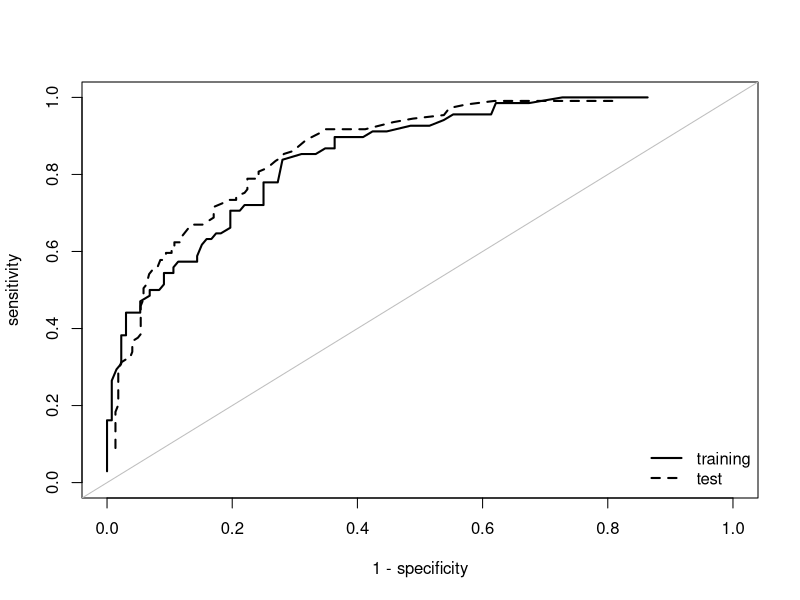

The R script that drew this image:
## ---- chunk 1
knitr::opts_chunk$set(echo = TRUE, message = FALSE, warning = FALSE)
## ---- chunk 2
library(MASS)
fit <- glm(type ~ npreg + glu + bmi + ped + age, family = binomial, data = Pima.tr)
round(summary(fit)$coefficients, 4)
p_tr <- fitted(fit);                               y_tr <- Pima.tr$type == "Yes"
p_te <- predict(fit, Pima.te, type = "response");  y_te <- Pima.te$type == "Yes"
## ---- chunk 3
rates <- function(p, y, cut) {
  yhat <- p >= cut
  c(sens = mean(yhat[y]), spec = mean(!yhat[!y]), acc = mean(yhat == y))
}
rates(p_te, y_te, 0.5)
## ---- chunk 4
cuts <- seq(0.05, 0.95, by = 0.01)
youden <- function(p, y) sapply(cuts, function(k) sum(rates(p, y, k)[1:2]) - 1)
c_train <- cuts[which.max(youden(p_tr, y_tr))]   # legitimate choice
c_test  <- cuts[which.max(youden(p_te, y_te))]   # leakage: uses the test labels
c(c_train = c_train, c_test = c_test)
rbind(chosen_on_train = rates(p_te, y_te, c_train),
      chosen_on_test  = rates(p_te, y_te, c_test))
## ---- chunk 5
C_FP <- 1; C_FN <- 3
c_star <- C_FP / (C_FP + C_FN)
c_star
rates(p_te, y_te, c_star)
## ---- chunk 6
roc_xy <- function(p, y) t(sapply(cuts, function(k) {
  r <- rates(p, y, k); c(fpr = 1 - r[["spec"]], tpr = r[["sens"]]) }))
plot(roc_xy(p_tr, y_tr), type = "l", lwd = 2, xlim = c(0, 1), ylim = c(0, 1),
     xlab = "1 - specificity", ylab = "sensitivity")
lines(roc_xy(p_te, y_te), lwd = 2, lty = 2)
abline(0, 1, col = "grey")
legend("bottomright", c("training", "test"), lty = 1:2, lwd = 2, bty = "n")
# AUC = P(score of a random case > score of a random control)
auc <- function(p, y) mean(outer(p[y], p[!y], ">") + 0.5 * outer(p[y], p[!y], "=="))
c(train = auc(p_tr, y_tr), test = auc(p_te, y_te))
